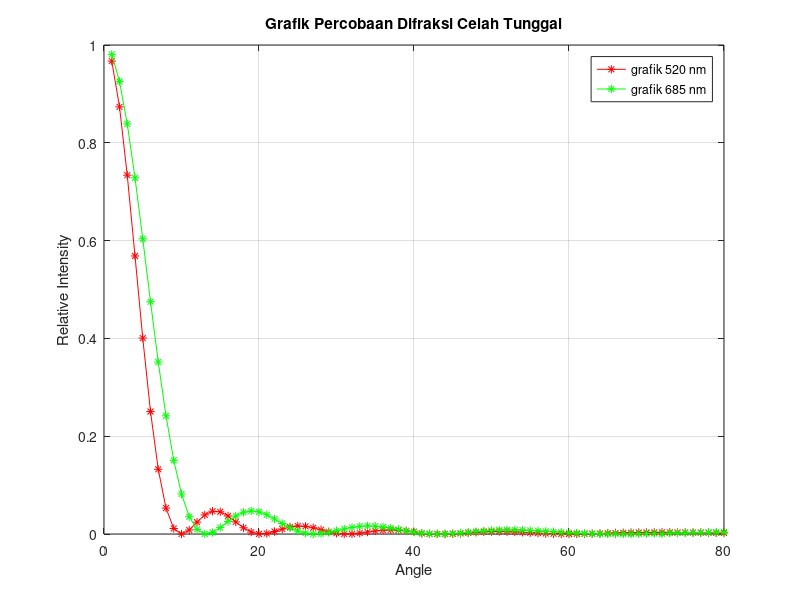
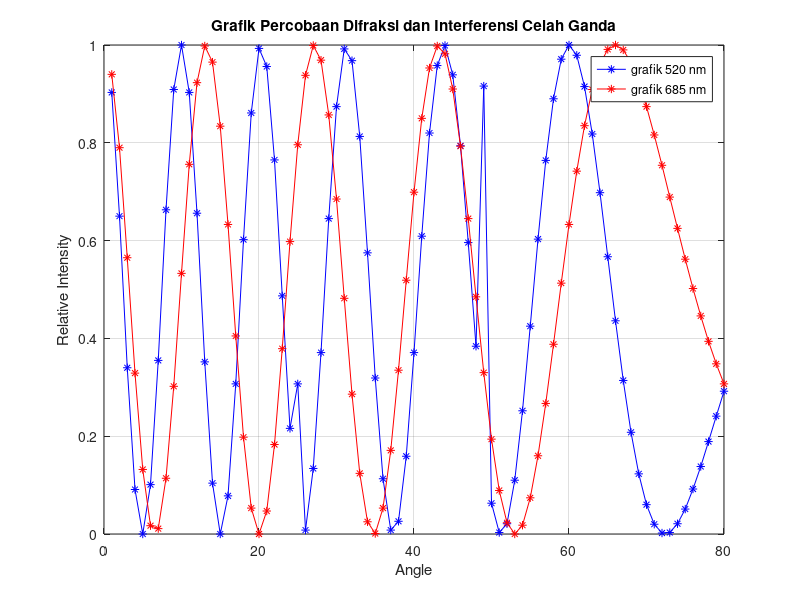

Here is the MATLAB script that generated these plots, in order:
%Data Difraksi Celah Tunggal dan Celah Ganda
dataAngle=[1 2 3 4 5 6 7 8 9 10 11 12 13 14 15 16 17 18 19 20 21 22 23 24 25 26 27 28 29 30 31 32 33 34 35 36 37 38 39 40 41 42 43 44 45 46 47 48 49 50 51 52 53 54 55 56 57 58 59 60 61 62 63 64 65 66 67 68 69 70 71 72 73 74 75 76 77 78 79 80];
dataIntenA1=[0.9671 0.8735 0.7338 0.5686 0.4007 0.2504 0.1323 0.0529 0.0113 0 0.0081 0.0242 0.039 0.0466 0.0454 0.0369 0.0247 0.0127 0.004 0.0002 0.0011 0.0051 0.0102 0.0144 0.0164 0.0157 0.0128 0.0087 0.0046 0.0015 0.0001 0.0003 0.0019 0.0041 0.0063 0.0078 0.0083 0.0078 0.0065 0.0046 0.0012 0.0003 0.0003 0 0.0004 0.0012 0.0023 0.0034 0.0043 0.0049 0.005 0.0048 0.0042 0.0035 0.0026 0.0018 0.001 0.0005 0.0001 0 0.0001 0.0003 0.0007 0.0011 0.0016 0.0021 0.0025 0.0028 0.0031 0.0032 0.0033 0.0034 0.0033 0.0032 0.0031 0.0029 0.0028 0.0026 0.0024 0.0022];
dataIntenA2=[0.9809	0.9255	0.8387	0.7283	0.6037	0.475	0.3517	0.2417	0.1507	0.0818	0.0354	0.0094	0.0002	0.0031	0.0131	0.0255	0.0368	0.0444	0.0472	0.0452	0.0392	0.0308	0.0215	0.0128	0.006	0.0017	0	0.0007	0.0032	0.0067	0.0103	0.0135	0.0156	0.0165	0.016	0.0145	0.0121	0.0093	0.0064	0.0038	0.0018	0.0006	0	0.0002	0.0009	0.0021	0.0035	0.0049	0.0062	0.0073	0.008	0.0083	0.0083	0.0079	0.0073	0.0065	0.0055	0.0045	0.0035	0.0026	0.0018	0.0011	0.0006	0.0003	0.0001	0	0.0001	0.0002	0.0005	0.0008	0.0011	0.0004	0.0018	0.0021	0.0025	0.0028	0.0031	0.0033	0.0036	0.0038];
dataIntenB1=[0.903 0.65	0.34 0.091	0 0.101	0.355 0.663	0.909 1.000	0.903	0.656	0.352	0.104	0	0.078	0.307	0.602	0.861	0.993	0.956	0.765	0.487	0.216	0.307	0.008	0.134	0.371	0.645	0.874	0.992	0.968	0.813	0.575	0.319	0.113	0.008	0.026	0.159	0.371	0.609	0.82	0.958	0.999	0.939	0.794	0.596	0.384	0.916	0.063	0.003	0.021	0.11	0.252	0.425	0.603	0.764	0.89	0.971	1.000	0.979	0.915	0.818	0.698	0.567	0.436	0.314	0.208	0.123	0.06	0.02	0.002	0.003	0.021	0.051	0.092	0.138	0.189	0.241	0.292];
dataIntenB2=[0.94 0.79 0.565 0.329 0.132 0.017 0.011 0.114	0.302 0.533	0.756 0.923	0.998 0.965	0.834 0.633	0.405 0.198	0.053 0	0.047 0.183	0.379 0.598	0.796 0.938	0.999 0.969	0.857 0.685	0.482 0.286	0.124 0.025	0.001 0.053	0.171 0.335	0.519 0.699	0.85 0.953 0.998 0.982 0.91	0.793 0.645 0.485 0.33	0.194 0.089	0.023 0	0.018 0.074	0.16 0.267	0.388 0.513	0.633 0.742	0.835 0.909	0.961 0.991	1.000 0.99	0.964 0.924	0.874 0.816	0.754 0.689	0.625 0.562	0.502 0.446	0.394 0.348	0.307];

%mmembuat grafik data untuk percobaan Difraksi Celah Tunggal
plot(dataAngle,dataIntenA1,'r-*',dataAngle,dataIntenA2,'g-*');
    title('Grafik Percobaan Difraksi Celah Tunggal')
    xlabel('Angle'),ylabel('Relative Intensity')
    legend('grafik 520 nm','grafik 685 nm')
  grid on
%membuat grafik lain untuk percobaan Difraksi dan Interferensi Celah Ganda
figure;
plot(dataAngle,dataIntenB1,'b*-',dataAngle,dataIntenB2,'r*-')
    title('Grafik Percobaan Difraksi dan Interferensi Celah Ganda')
    xlabel('Angle'),ylabel('Relative Intensity')
    legend('grafik 520 nm','grafik 685 nm')
  grid on